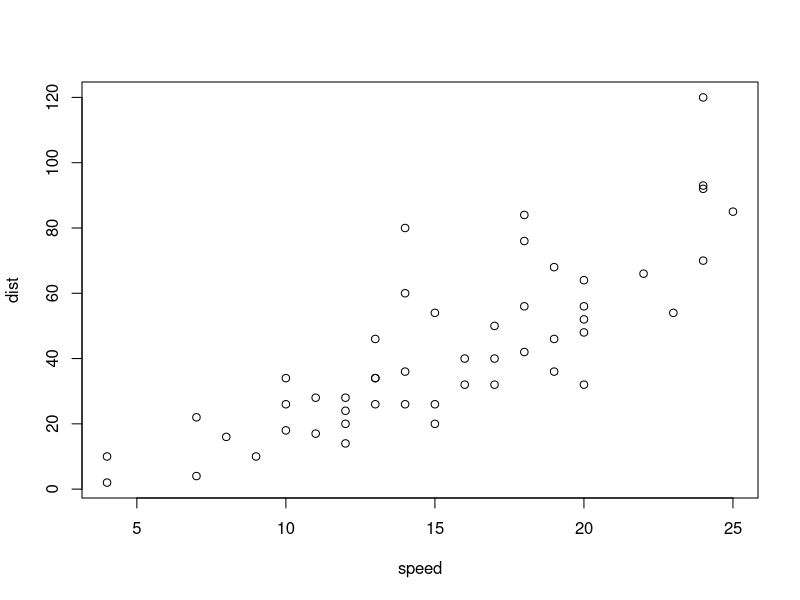
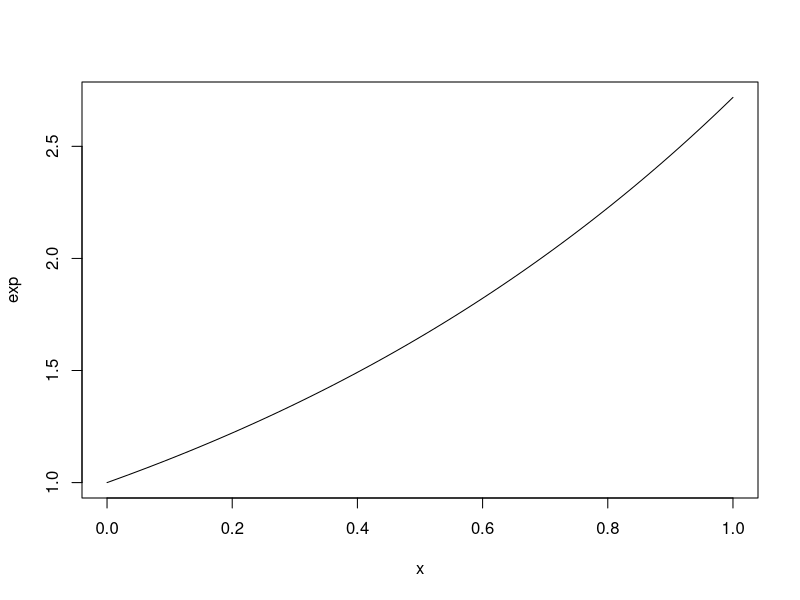
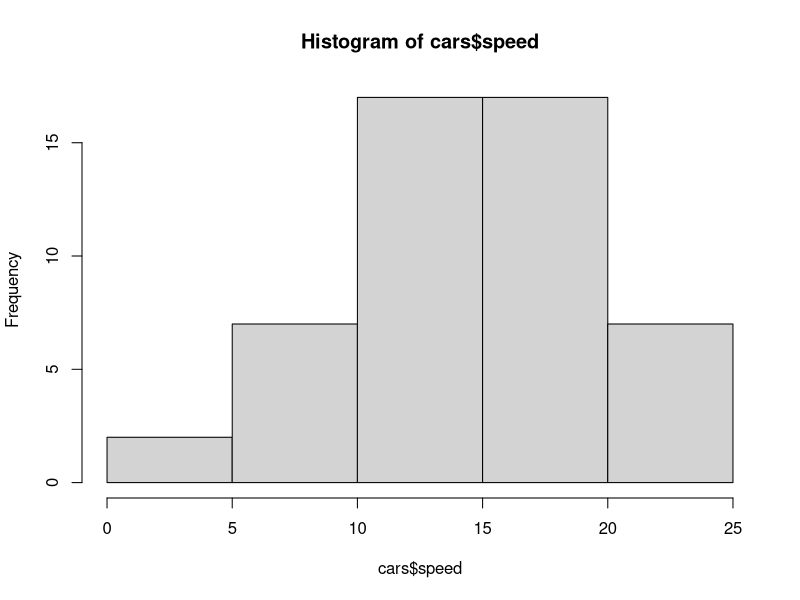
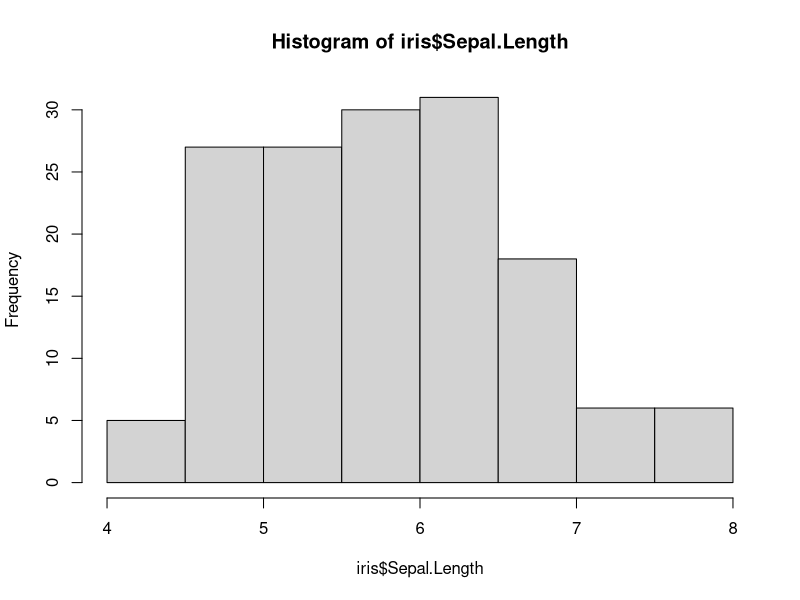

Here is the R script that generated these plots, in order:
iris
head(iris)
tail(iris)
help("seq")
seq(0, 1, length.out = 11)
seq(1, 9, by = 3)   
avg <- (5 + 7 + 6) / 3
avg
cars
mean(cars$speed)
data()
women
mean(women$height)
mean(women$weight)
iris <- iris
iris
class(cars)
class(exp)
plot(cars)
plot(exp)
hist(cars$speed)
fit <- lm(dist ~ speed, data = cars)
fit
str(iris)
hist(iris$Sepal.Length)
?hist
SW <- iris$Sepal.Width
SW
class(SW)
is.vector(SW)
cat("Hi. My name is Melanie. I am a student at NC State")
